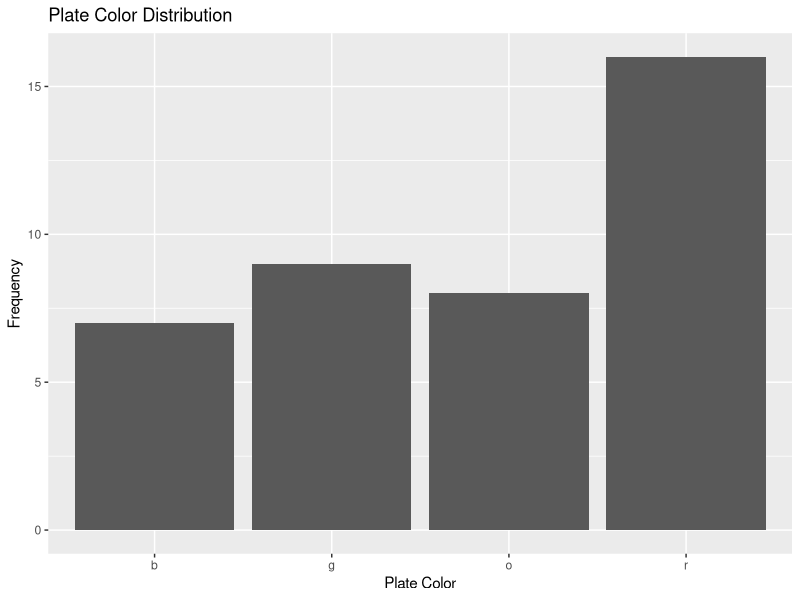
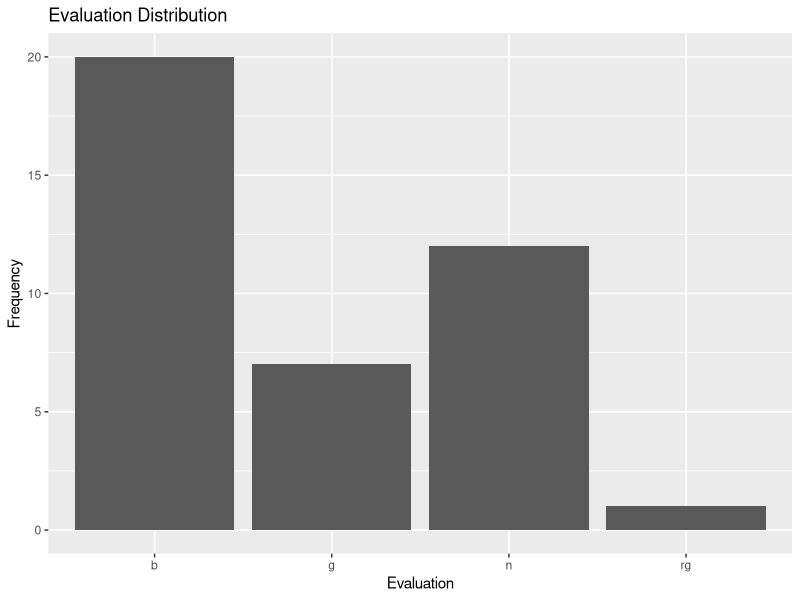
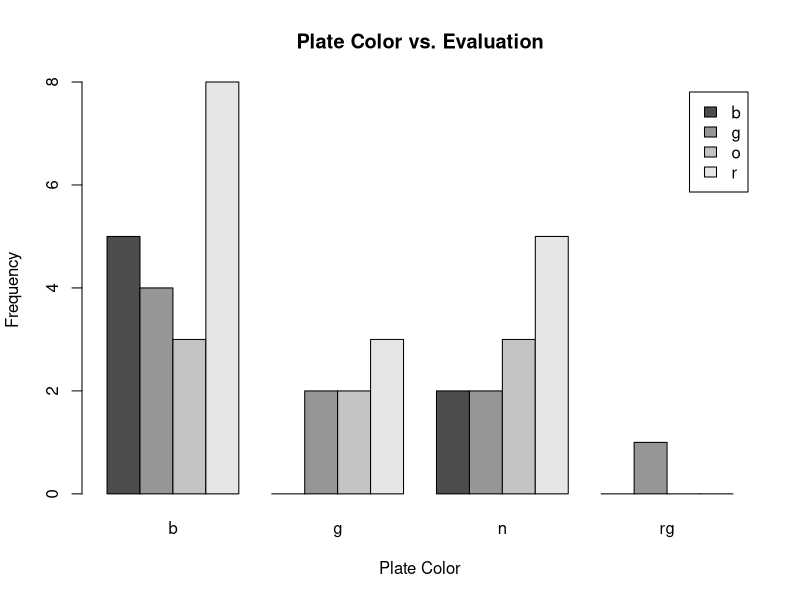
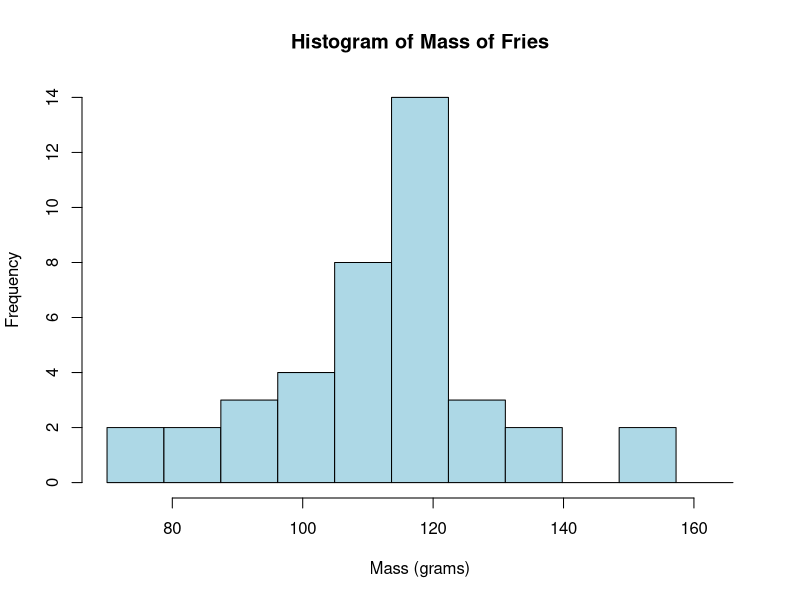
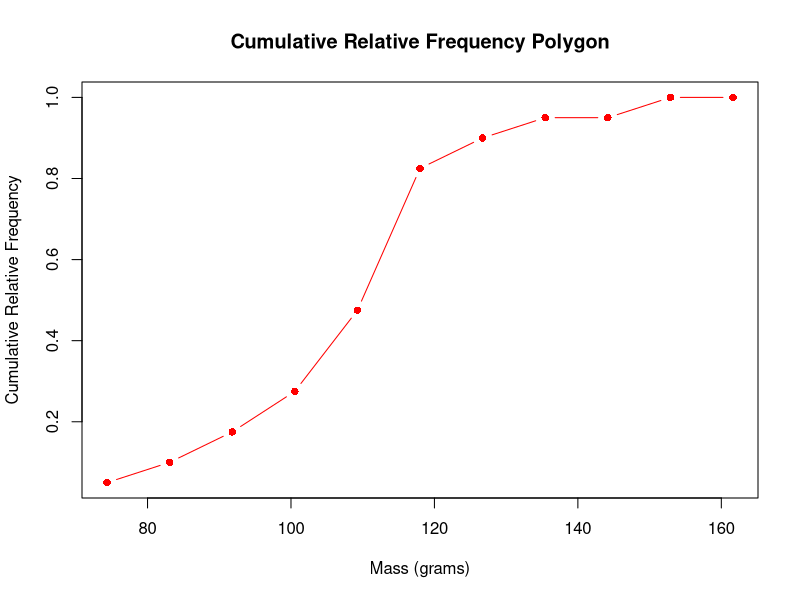
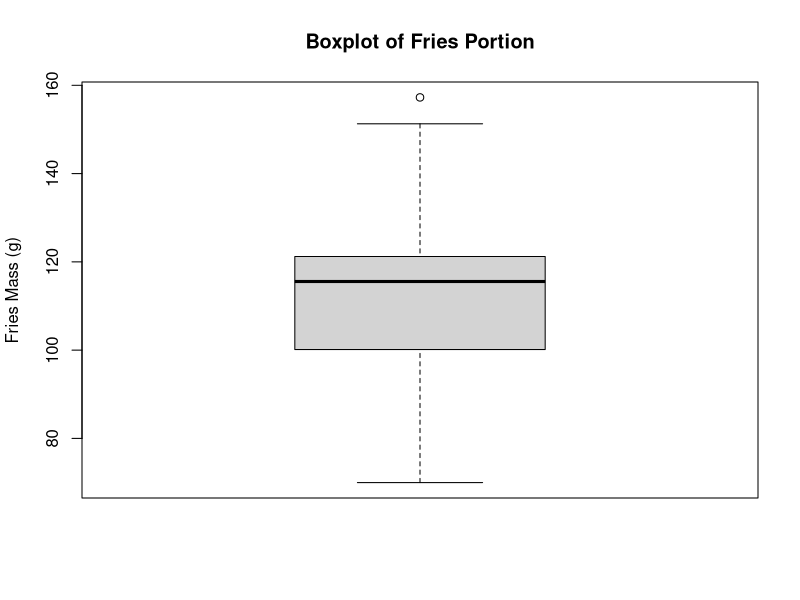
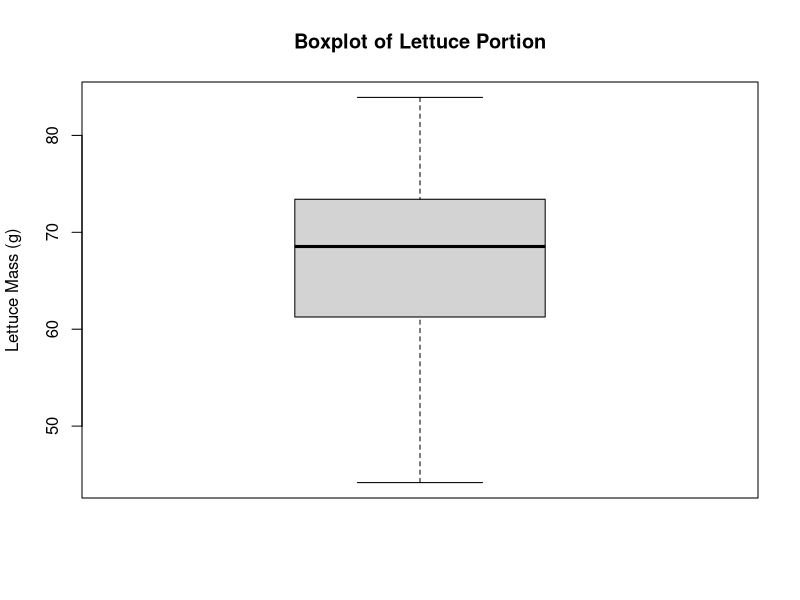
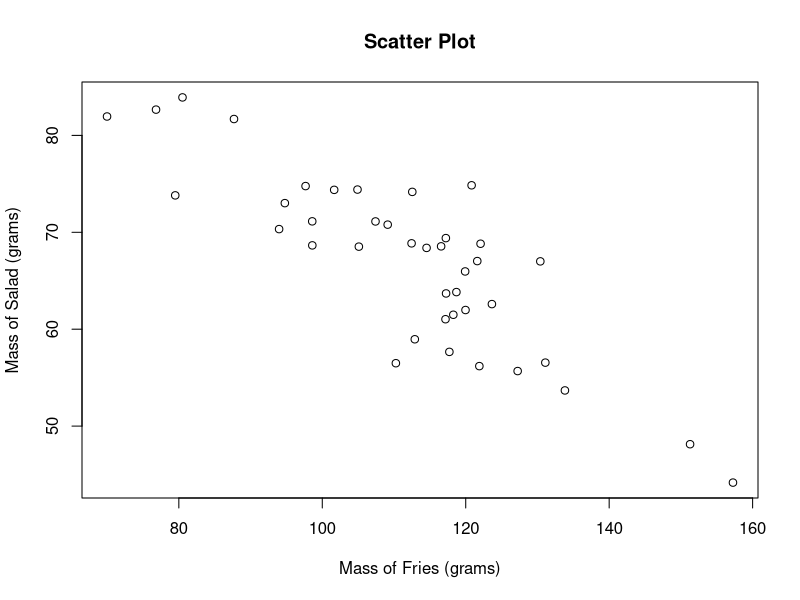

The R script that drew these images, in order:
#Question 1

plate_colors <- c("r", "r", "o", "o", "g", "r", "o", "o", "o", "r", "r", "b", "g", "r", "g", "g", "b", "g", "r", "r", "b", "r", "o", "g", "r", "r", "o", "o", "b", "r", "g", "r", "g", "b", "r", "b", "r", "b", "r", "g")


library(ggplot2)
library(dplyr)

data <- data.frame(PlateColor = plate_colors)
#calculate frequencies and relative frequencies in plates
frequency_table <- data %>%
  group_by(PlateColor) %>%
  summarize(Frequency = n(), RelativeFrequency = n() / nrow(data))

#calculate the mode
mode_value <- frequency_table %>%
  filter(Frequency == max(Frequency)) %>%
  select(PlateColor) %>%
  pull()

# Print the frequency table, mode, and create the bar chart
print(frequency_table)
print(paste("Mode: ", mode_value))

ggplot(data, aes(x = PlateColor)) +
  geom_bar() +
  labs(title = "Plate Color Distribution",
       x = "Plate Color",
       y = "Frequency")


#question 2
#part 1,2
evaluation <- c("b", "g", "n", "n", "b", "n", "g", "b", "g", "b", "b", "b", "rg", "n", "b", "n", "b", "n", "g", "n", "n", "b", "b", "b", "b", "g", "n", "b", "n", "b", "b", "b", "g", "b", "b", "b", "n", "b", "n", "g")

data_evaluation <- data.frame(evaluation = evaluation)

frequency_table <- data_evaluation %>%
  group_by(evaluation) %>%
  summarize(Frequency = n(), RelativeFrequency = n() / nrow(data_evaluation))

mode_value_evaluation <- frequency_table %>%
  filter(Frequency == max(Frequency)) %>%
  select(evaluation) %>%
  pull()

print(frequency_table)
print(paste("Mode: ", mode_value_evaluation))

ggplot(data_evaluation, aes(x = evaluation)) +
  geom_bar() +
  labs(title = "Evaluation Distribution",
       x = "Evaluation",
       y = "Frequency")


#part 3
contingency_table <- table(plate_colors, evaluation)
print(contingency_table)

# You can also create a bar chart to visualize the relationship
barplot(contingency_table, beside = TRUE, legend = TRUE, 
        main = "Plate Color vs. Evaluation",
        xlab = "Plate Color",
        ylab = "Frequency")


#question3

mass_fries <- c(109.12, 94.78, 118.70, 119.92, 76.82, 110.26, 121.61, 157.26, 117.18, 69.99, 131.10, 123.65, 79.50, 117.26, 118.27, 93.98, 151.28, 112.90, 117.72, 120.82, 107.42, 80.51, 101.66, 114.54, 127.24, 119.97, 130.40, 117.23, 133.83, 112.55, 87.69, 105.10, 97.67, 98.60, 122.07, 98.61, 116.57, 121.90, 104.91, 112.45)

#part 2
# Mean
mean_mass <- mean(mass_fries)

# Median
median_mass <- median(mass_fries)

cat("Mean:", mean_mass, "grams\n")
cat("Median:", median_mass, "grams\n")


#part 3
n <- length(mass_fries)
k <- 10
class_width <- (max(mass_fries) - min(mass_fries)) / k

# histogram
histogram <- hist(mass_fries, breaks = seq(min(mass_fries), max(mass_fries) + class_width, by = class_width),
                  main = "Histogram of Mass of Fries",
                  xlab = "Mass (grams)",
                  ylab = "Frequency",
                  col = "lightblue")

# cumulative relative frequency polygon
cumulative_freq <- cumsum(histogram$counts) / n
plot(histogram$mids, cumulative_freq, type = "b", pch = 16, col = "red", xlab = "Mass (grams)", ylab = "Cumulative Relative Frequency", main = "Cumulative Relative Frequency Polygon")


#part 4
percentile_95 <- quantile(mass_fries, 0.95)
cat("95th Percentile:", percentile_95, "grams\n")


#part 5
below_120 <- sum(mass_fries < 120)
percentage_below_120 <- (below_120 / length(mass_fries)) * 100
cat("Percentage of values below 120g:", percentage_below_120, "%\n")


#question 4
# data
population_std_dev <- 10  
alpha <- 0.05 

# Sample data
mass_salad <- c(70.79, 73.01, 63.83, 65.96, 82.66, 56.49, 67.03, 44.17, 61.03, 81.95, 56.55, 62.59, 73.81, 63.69, 61.49, 70.33, 48.13, 58.96, 57.66, 74.85, 71.12, 83.92, 74.38, 68.39, 55.68, 61.98, 67.00, 69.40, 53.68, 74.17, 81.69, 68.52, 74.77, 71.13, 68.82, 68.65, 68.55, 56.19, 74.41, 68.86)

# Sample size
n <- length(mass_salad)

#part 1
standard_error <- population_std_dev / sqrt(n)

# margin of error
critical_value <- qnorm(1 - alpha / 2)  # Z-value for a 95% confidence interval
margin_of_error <- critical_value * standard_error

sample_mean <- mean(mass_salad)
confidence_interval <- c(sample_mean - margin_of_error, sample_mean + margin_of_error)


cat("Sample Mean:", sample_mean, "g\n")
cat("standard error:",standard_error, "g\n")
cat("95% Confidence Interval:", confidence_interval[1], "to", confidence_interval[2], "g\n")


# part 2
H0 <- 70  # Null hypothesis
H1 <- 70  # Alternative hypothesis

#one-sample t-test
t_test_result <- t.test(mass_salad, mu = H0, alternative = "less")


cat("t-Statistic:", t_test_result$statistic, "\n")
cat("p-value:", t_test_result$p.value, "\n")

# compare p-value with alpha
if (t_test_result$p.value < alpha) {
  cat("Reject the null hypothesis: Population mean is less than 70g\n")
} else {
  cat("Fail to reject the null hypothesis: No strong evidence that the population mean is less than 70g\n")
}


#question5

# part 1
boxplot(mass_fries, main = "Boxplot of Fries Portion", ylab = "Fries Mass (g)")

# part 2
boxplot(mass_salad, main = "Boxplot of Lettuce Portion", ylab = "Lettuce Mass (g)")


#part 3
# correlation coefficient (Pearson)
correlation_coeff <- cor(mass_fries, mass_salad)


cat("Correlation Coefficient:", correlation_coeff, "\n")


#visualize the relationship using a scatter plot:
plot(mass_fries, mass_salad, xlab = "Mass of Fries (grams)", ylab = "Mass of Salad (grams)", main = "Scatter Plot")


